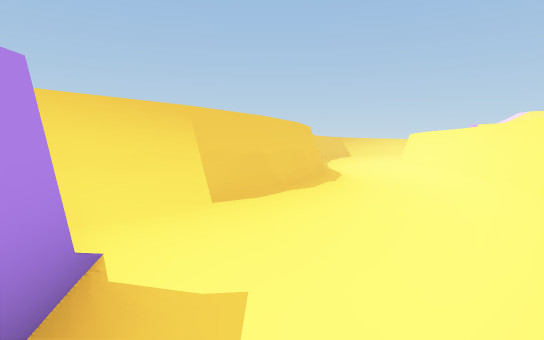
view 1 (above)

14 first-person views from a walk through a 3-D level made in the Unity game engine. The camera is 1.3 m above the floor, tilts 4° down and sees 75° across. The floor is counted in squares, 2 m on a side. Each view is taken from the middle of a square. On the plan, view 1 faces up. The plan holds only what a view shows up to about 10 squares ahead; the rest is blank. The place goes on beyond the plan. The player character is not drawn.

view 2
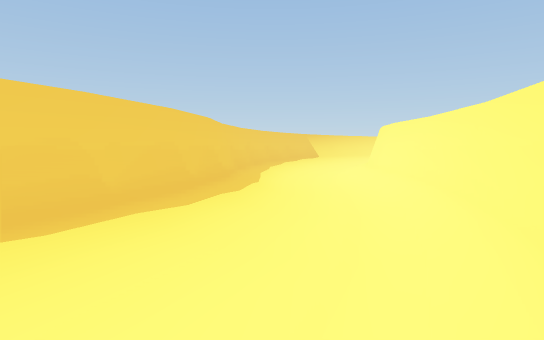

view 3
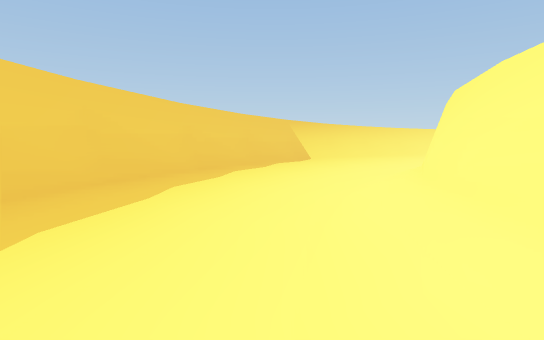

view 4
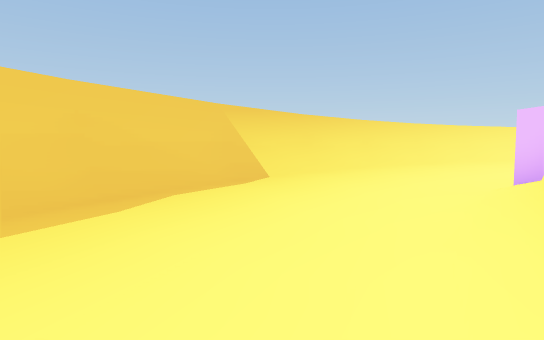

view 5
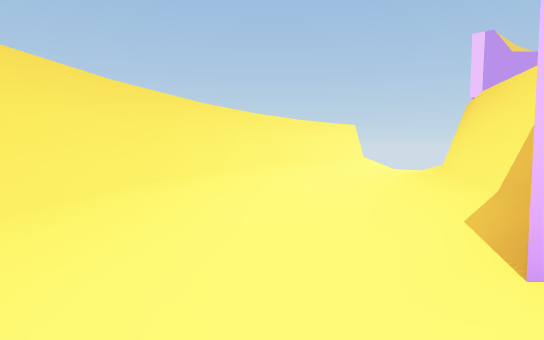

view 6
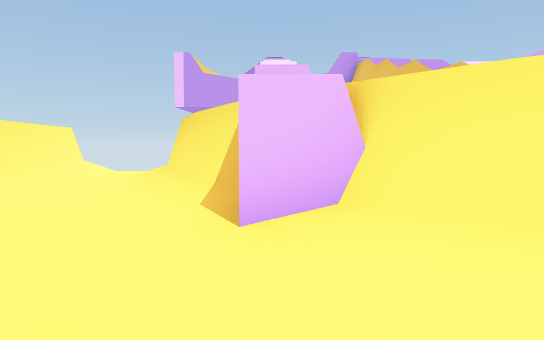

view 7
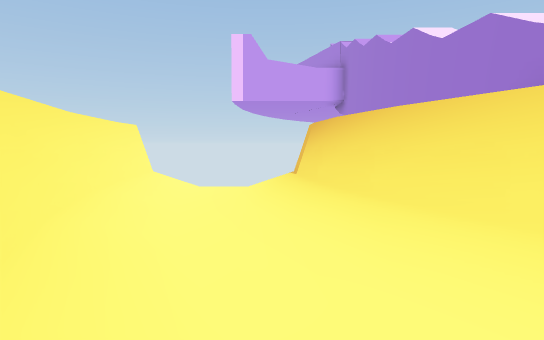

view 8
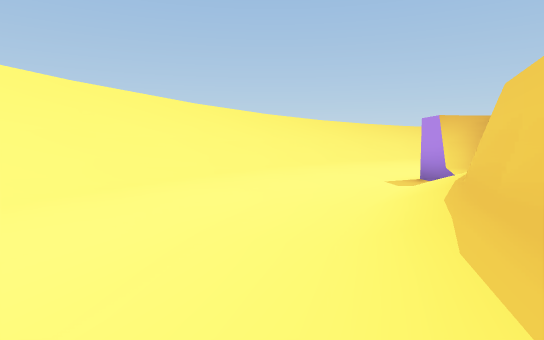

view 9
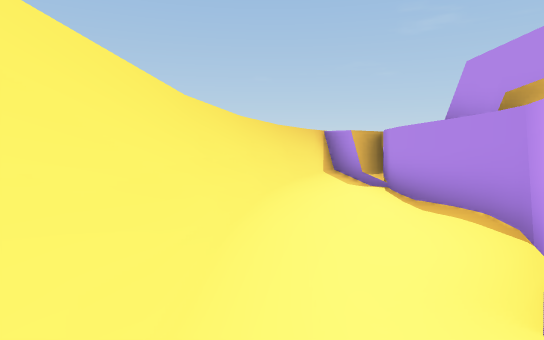

view 10
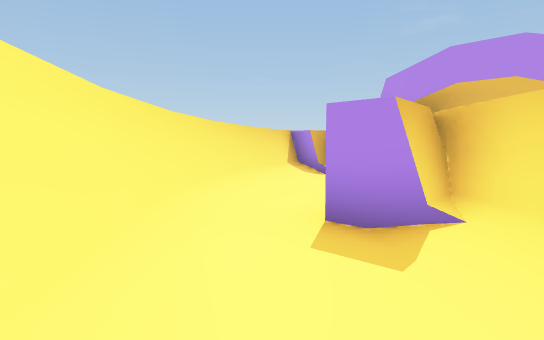

view 11
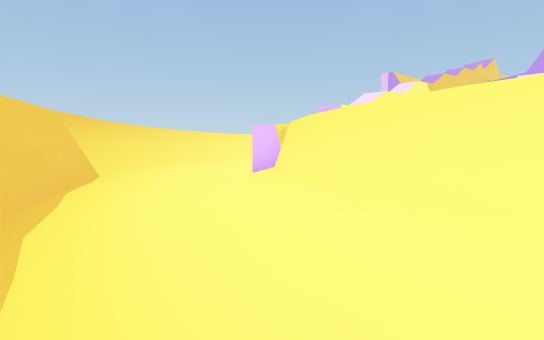

view 12
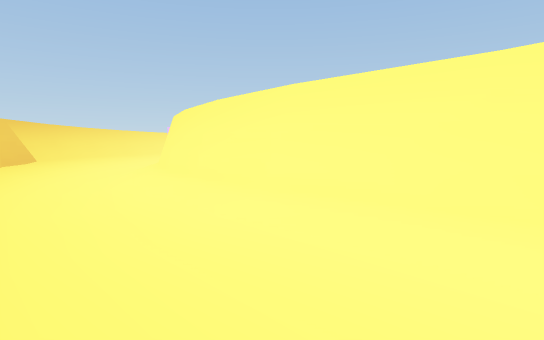

view 13
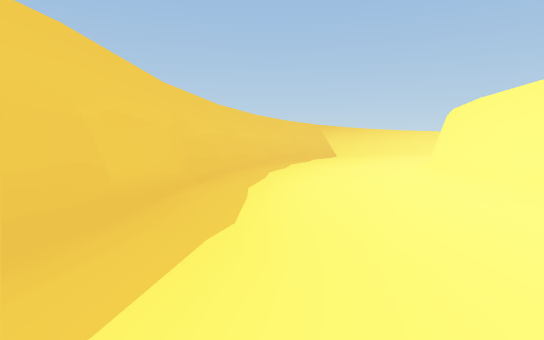

view 14
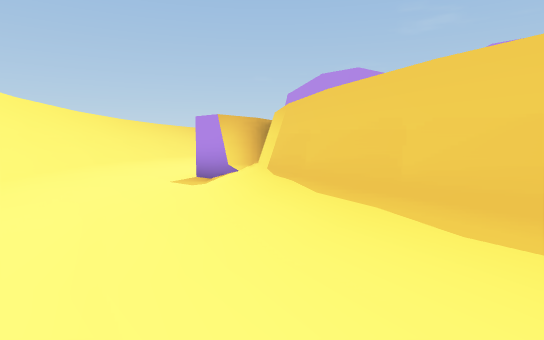

### Floor plan
Key: @ floor where view 1 was taken; # wall or solid block; x gap in a wall; . main floor; : floor 0.25 m higher than the main floor; + floor 0.5 m higher than the main floor; / step, stairs or slope.
Columns run from 7 left of view 1 to 15 right of it. Each row starts with its distance up from view 1.
 24                    ###x
 23                 ####//+
 22               ###//....
 21              ##/:...///
 20             ##/..//###x
 19            ##/../###
 18           ##/./###
 17          ##/.:##
 16          #/../#
 15          #/./##
 14         ##../#
 13         #/./##
 12         #/./#
 11         #/./#
 10         #:./#
  9         #:./#
  8         #:.##
  7        ##..#
  6        #/./#
  5       ##/./#
  4       #/..##
  3      ##/./#
  2     ##/.:##
  1    ###/./#
  0   ##:..@##
 -1  ##.../##
 -2 ##..//##
 -3 #///###
 -4 #####

Where each view was taken, in squares from view 1:
view 1: 0 up, 0 right, facing up
view 2: 3 up, 2 right, facing up
view 3: 9 up, 3 right, facing up
view 4: 13 up, 4 right, facing up
view 5: 18 up, 6 right, facing up-right
view 6: 18 up, 5 right, facing right
view 7: 21 up, 8 right, facing right
view 8: 8 up, 2 right, facing down
view 9: 1 up, 1 right, facing down-left
view 10: 3 up, 2 right, facing down-left
view 11: 12 up, 2 right, facing up-right
view 12: 8 up, 2 right, facing up-right
view 13: 7 up, 2 right, facing up
view 14: 7 up, 3 right, facing down-left
